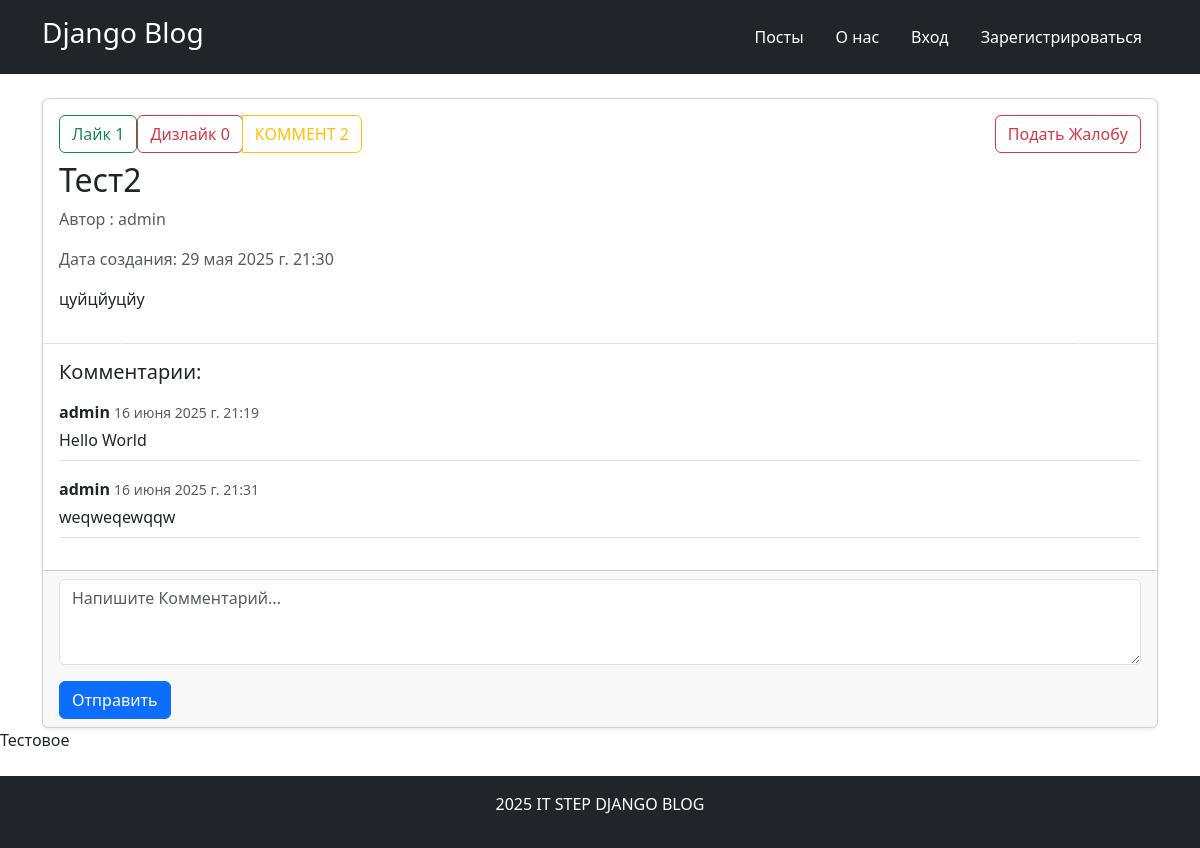
The app's page /posts/2, older data.
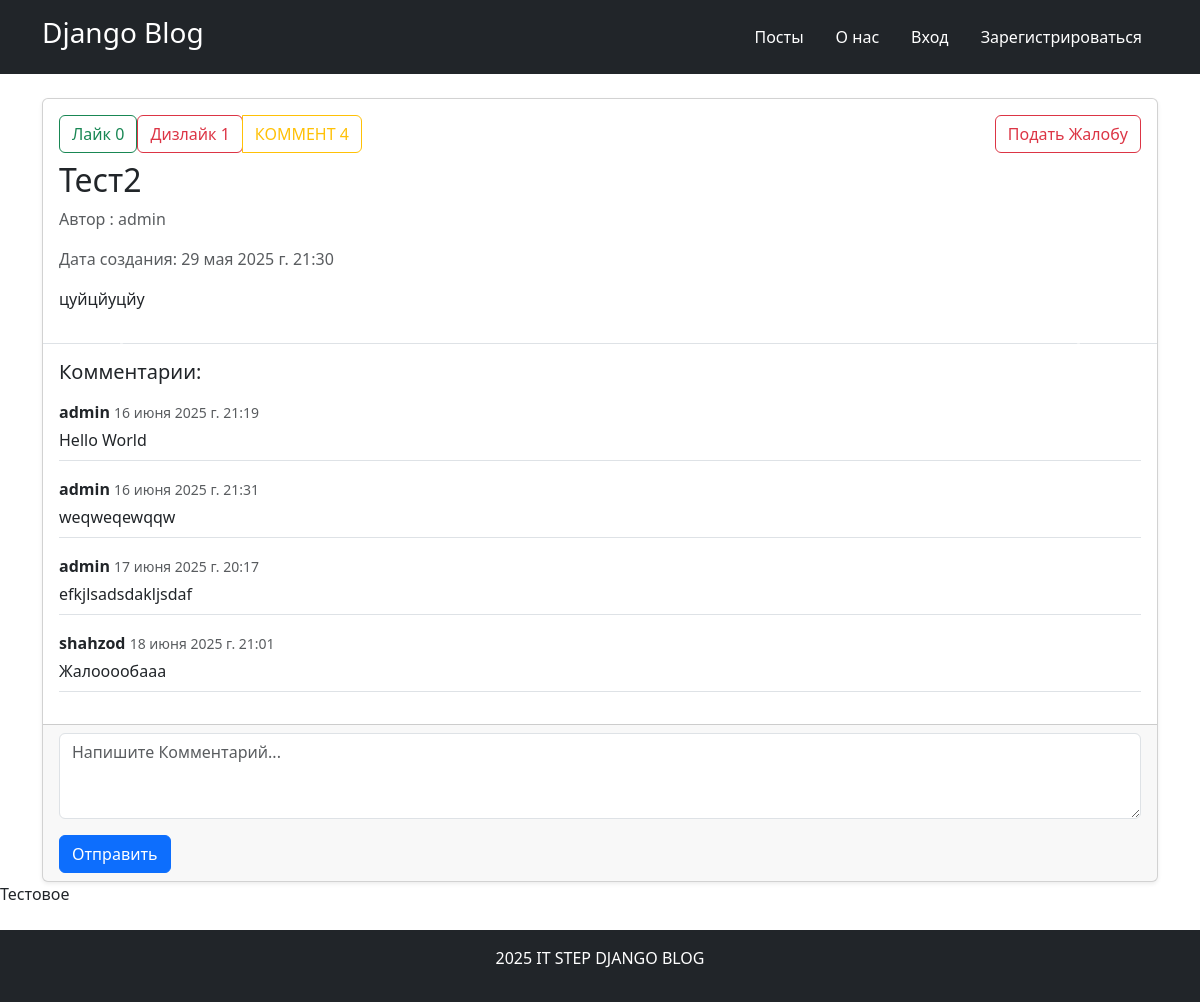
The same page, newer data.
### app/models.py (models this page shows, shortened)
class Post(models.Model):
    title = models.CharField(max_length=256, verbose_name="Название Поста")
    content = models.CharField(max_length=3000, verbose_name="Контент Поста")
    created_at = models.DateTimeField(auto_now_add=True, verbose_name="Дата Создания")
    author = models.ForeignKey(User, on_delete=models.CASCADE, verbose_name="Автор")
    def get_likes_count(self):
        return self.likes.count()
    def get_dislikes_count(self):
        return self.dislikes.count()
    def get_comments_count(self):
        return self.comments.count()
    def get_first_media(self):
        return self.media.order_by("created_at").first()
    class Meta:
        verbose_name_plural = "Посты"

class Comment(models.Model):
    post = models.ForeignKey(Post, on_delete=models.CASCADE, related_name="comments", verbose_name="Пост")
    body = models.CharField(max_length=1024, verbose_name="Содержимое")
    user = models.ForeignKey(User, on_delete=models.CASCADE, verbose_name="Пользователь")
    created_at = models.DateTimeField(auto_now_add=True, verbose_name="Дата Создания")
    class Meta:
        verbose_name_plural = "Комментарии"

### app/views.py (the view)
# urls.py: path("posts/<int:pk>", PostDetailView.as_view(), name="post-detail"),  # Получение Поста
class PostDetailView(DetailView):
    model = Post
    template_name = "app/post_detail.html"
    context_object_name = "post"
    def get_context_data(self, **kwargs):
        context = super().get_context_data(**kwargs)
        context["comment_form"] = CommentForm()  # Мы добавили переменную comment_form
        context["post_test"] = "Тестовое"
        return context

### app/forms.py
class CommentForm(forms.ModelForm):
    body = forms.CharField(widget=forms.Textarea(attrs={
        "class": "form-control",
        "rows": "3",
        "placeholder": "Напишите Комментарий..."
    }))
    class Meta:
        model = Comment
        fields = ["body"]

### templates/app/post_detail.html (shortened to what this page needs)
{% extends 'base.html' %}
{% block main %}
<div class="container mt-4">
    <div class="card shadow-sm">
        <div class="card-body pb-0">
            <div class="d-flex justify-content-between flex-wrap gap-2 mb-2">
                <div class="btn-group">
                    <form action="{% url 'like' post.pk %}" method="post">
                        <button type="submit" class="btn btn-outline-success">
                            Лайк {{ post.get_likes_count }}
                        </button>
                    </form>
                    <form action="{% url 'dislike' post.pk %}" method="post">
                        <button type="submit" class="btn btn-outline-danger">
                            Дизлайк {{ post.get_dislikes_count }}
                        </button>
                    </form>
                    <a href="#comment" class="btn btn-outline-warning">
                        КОММЕНТ {{ post.get_comments_count }}
                    </a>
                </div>
                <div class="btn-group">
                    {% if user == post.author %}
                    <a href="{% url 'post-update' post.pk %}" class="btn btn-outline-primary">
                        Редактировать
                    </a>
                    <a href="{% url 'post-delete' post.pk %}" class="btn btn-outline-danger">
                        Удалить
                    </a>
                    {% else %}
                    <a href="{% url 'create-report' post.pk %}" class="btn btn-outline-danger">
                        Подать Жалобу
                    </a>
                    {% endif %}
                </div>
            </div>
        </div>
        <div class="card-body pt-0">
            <h2 class="card-title">
                {{ post.title }}
            </h2>
            <p class="text-muted">
                Автор : {{ post.author.username }}
            </p>
            <p class="text-muted">
                Дата создания: {{ post.created_at }}
            </p>
            <p class=" card-text">
                {{ post.content }}
            </p>
        </div>
        {% if post.media %}
        <div id="postCarousel" class="carousel slide mt-3" data-bs-ride="carousel">
            <button class="carousel-control-prev" type="button" data-bs-target="#postCarousel" data-bs-slide="prev">
                <span class="carousel-control-prev-icon"></span>
            </button>
            <button class="carousel-control-next" type="button" data-bs-target="#postCarousel" data-bs-slide="next">
                <span class="carousel-control-next-icon"></span>
            </button>
        </div>
        {% endif %}
        {% if post.comments.exists %}
        <div class="card-body border-top">
            <h5 class="mb-3">
                Комментарии:
            </h5>
            <ul class="list-unstyled">
                {% for comment in post.comments.all %}
                <li class="mb-3 pb-2 border-bottom">
                    <p class="mb-1">
                        <strong>{{ comment.user.username }}</strong>
                        <small class="text-muted">{{ comment.created_at }}</small>
                    </p>
                    <p class="mb-0">
                        {{ comment.body }}
                    </p>
                </li>
                {% endfor %}
            </ul>
        </div>
        {% else %}
        <div class="card-body border-top">
            <p class="text-muted">Комментариев Пока Нет</p>
        </div>
        {% endif %}
        <div class="card-footer" id="comment">
            <form action="{% url 'comment' post.pk %}" method="post">
                <div class="mb-3">
                    {{ comment_form.body }}
                </div>
                <button type="submit" class="btn btn-primary">Отправить</button>
            </form>
        </div>
    </div>
</div>
<p>{{ post_test }}</p>
{% endblock main %}

Row changes from the older to the newer data that the page shows:
computed for Post "Тест2": get_likes_count "1" → "0"; get_dislikes_count "0" → "1"; get_comments_count "2" → "4"
added Comment: user.username "admin", created_at "17 июня 2025 г. 20:17", body "efkjlsadsdakljsdaf"
added Comment: user.username "shahzod", created_at "18 июня 2025 г. 21:01", body "Жалооообааа"
